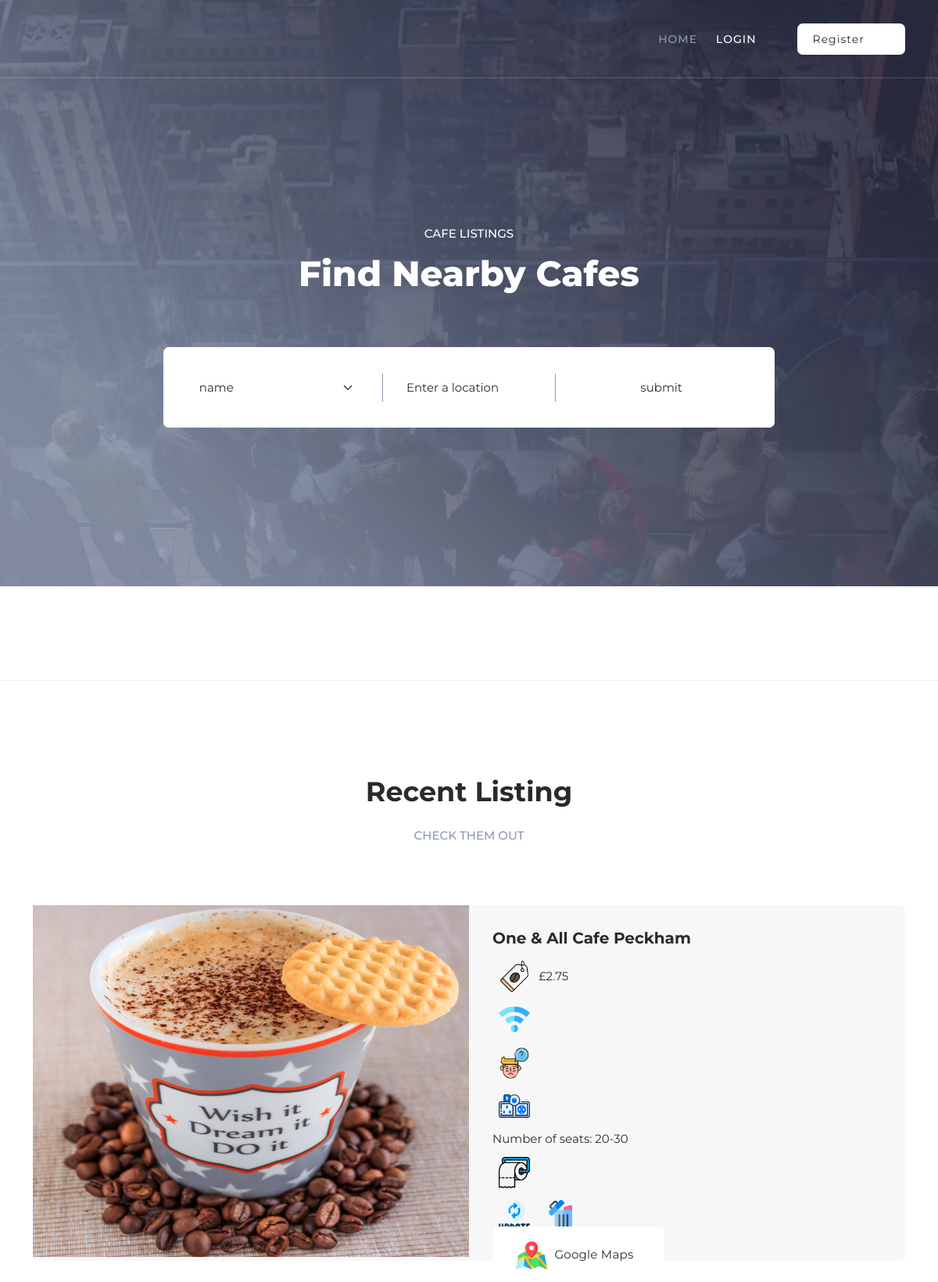
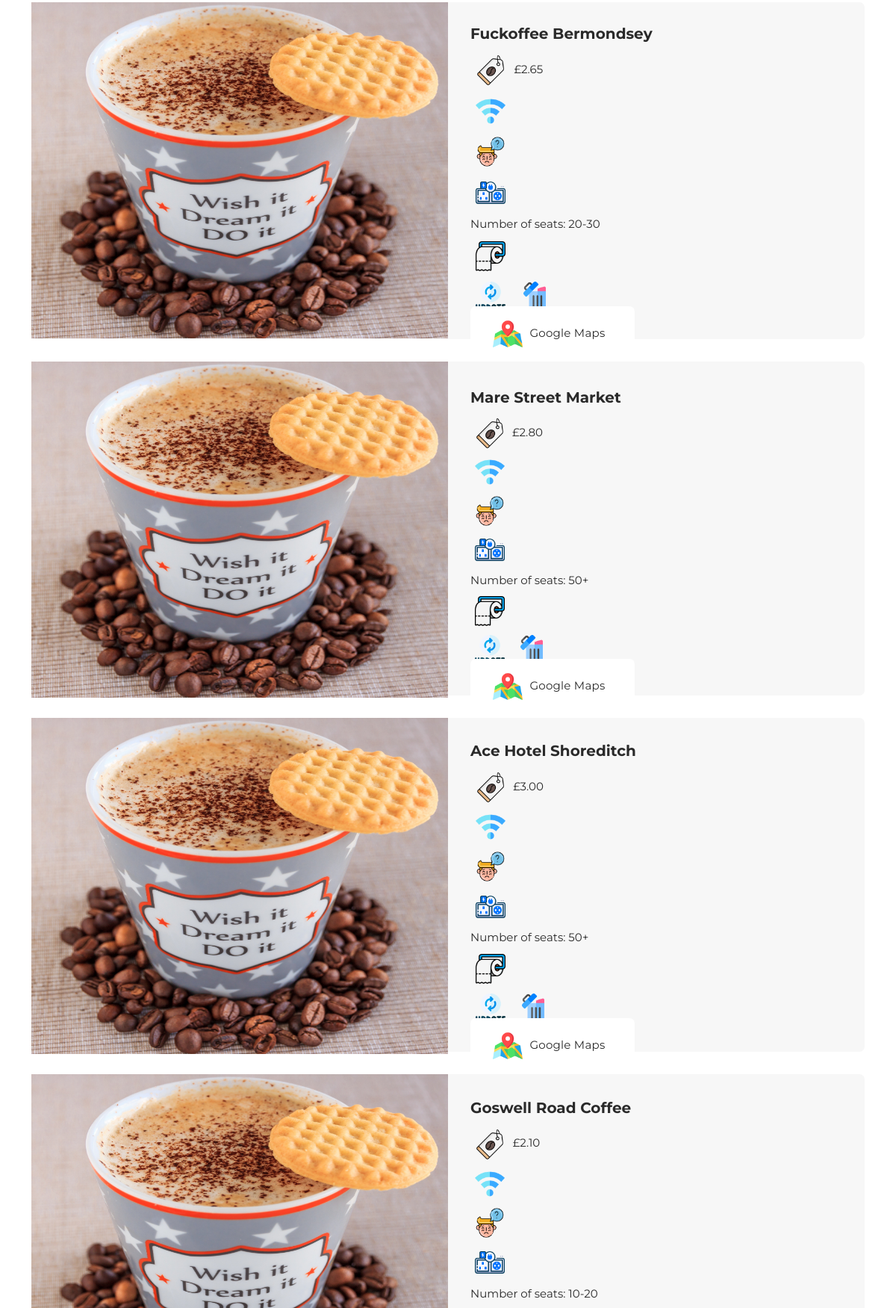
The page / (upper part) on the database its author committed (2 pictures, top to bottom).
### main.py (models this page shows)
class Cafe(db.Model):
    id = db.Column(db.Integer, primary_key = True)
    name = db.Column(db.String(250), unique = True, nullable = False)
    seats = db.Column(db.String(250), nullable=False)
    location = db.Column(db.String(200), nullable = False)
    map_url = db.Column(db.String(500),  nullable = False)
    img_url = db.Column(db.String(500), nullable = False)
    has_sockets = db.Column(db.Boolean, nullable = False)
    has_toilet = db.Column(db.Boolean, nullable = False)
    has_wifi = db.Column(db.Boolean, nullable = False)
    can_take_calls = db.Column(db.Boolean, nullable = False)
    coffee_price = db.Column(db.String(250), nullable = True)

### main.py (the view)
@app.route("/", methods = ["GET", "POST"])
def home():
    cafes = Cafe.query.all()
    form = SearchForm()
    if form.validate_on_submit():
        query_by = form.select.data
        keyword = form.query.data
        find_cafe_id = get_cafes(query_by, keyword, cafes)
        return redirect(url_for('cafe_listing', cafes = find_cafe_id))
    return render_template("index.html", cafes = cafes[:5], form = form)

### forms.py
class SearchForm(FlaskForm):
    select = SelectField("Fields",
                         choices=["name", "seats", "location", "map_url", "coffee_price"])
    query = StringField("Search", validators=[DataRequired(), Length(min=3)])
    submit = SubmitField("submit")

### templates/index.html (shortened to what this page needs)
{% include 'header.html' %}
  <div class="main-banner">
    <div class="container">
      <div class="row">
        <div class="col-lg-12">
          <div class="top-text header-text">
            <h6>Cafe Listings</h6>
            <h2>Find Nearby Cafes</h2>
          </div>
        </div>
        <div class="col-lg-12 ">
          <form id="search-form" class="forms" style="margin: 2% 15%; padding: 3%;" name="gs" method="post" >
              <div class="row">
              <div class="col-lg-4 align-self-center">
                  <fieldset>
                    {{ form.select(class_ = 'form-select') }}
                  </fieldset>
              </div>
              <div class="col-lg-4 align-self-center">
                  <fieldset>
                    {{ form.query(class_="searchText", placeholder="Enter a location") }}
                  </fieldset>
              </div>
              <div class="col-lg-4 align-self-center">
                      {{ form.submit(class_ = "main-button") }}
              </div>
              </div>
          </form>
        </div>
      </div>
    </div>
  </div>
  <div class="recent-listing">
    <div class="container">
      <div class="row">
        <div class="col-lg-12">
          <div class="section-heading">
            <h2>Recent Listing</h2>
            <h6>Check Them Out</h6>
          </div>
        </div>
        <div class="col-lg-12">
          <div class="owl-carousel owl-listing">
            <div class="item">
              <div class="row">
            {% if cafes %}
            {% for cafe in cafes %}
          <div class="col-lg-12">
                  <div class="listing-item">
                      <img class="img-img" src="{{ url_for('static', filename = 'assets/images/img.jpg') }} ">
                    <div class="right-content align-self-center">
                      <a href="#"><h4>{{cafe.name}}</h4></a>
                        <p>
                            <img class = "icon-img" src="{{ url_for('static', filename = 'assets/images/price-tag.png') }}">
                            {{ cafe.coffee_price }}
                        </p>
                         <p>
                             {% if cafe.has_wifi %}
                            <img class = "icon-img" src="{{ url_for('static', filename = 'assets/images/wifi.png') }}">
                             {% else %}
                            <img class = "icon-img" src="{{ url_for('static', filename = 'assets/images/no-wifi.png') }}">
                             {% endif %}
                        </p>
                        <p>
                            {% if cafe.can_take_calls %}
                        <img class = "icon-img" src="{{ url_for('static', filename = 'assets/images/customer-service.png') }}">
                        {% else %}
                         <img class = "icon-img" src="{{ url_for('static', filename = 'assets/images/no-customer-service.png') }}">
                        {% endif %}
                        </p>
                         <p>
                            {% if cafe.has_sockets%}
                        <img class = "icon-img" src="{{ url_for('static', filename = 'assets/images/socket.png') }}">
                        {% else %}
                        <img class = "icon-img" src="{{ url_for('static', filename = 'assets/images/no-socket.png') }}">
                        {% endif %}
                        </p>
                         <p>
                          Number of seats:
                             {{ cafe.seats }}
                        </p>
                         <p>
                            {% if cafe.has_toilet %}
                        <img class = "icon-img" src="{{ url_for('static', filename = 'assets/images/toilet.png') }}">
                        {% else %}
                         <img class = "icon-img" src="{{ url_for('static', filename = 'assets/images/no-toilet.png') }}">
                        {% endif %}
                        </p>
                      <div class="main-white-button">
                        <a href="{{cafe.map_url}}">
                            <img class = "icon-img" src="{{ url_for('static', filename = 'assets/images/map.png') }}">
                            Google Maps
                        </a>
                      </div>
                        <div>
<a href="{{ url_for('update_listing', cafe_id = cafe.id) }}"> <img class = "icon-img" src="{{ url_for('static', filename = 'assets/images/update.png') }}  "></a>
<a href="{{ url_for('delete_listing', cafe_id = cafe.id) }}"> <img class = "icon-img" src="{{ url_for('static', filename = 'assets/images/delete.png') }}  "></a>
                        </div>
                    </div>
                  </div>
                </div>
            {% endfor %}
            {% endif %}
              </div>
            </div>
          </div>
        </div>
      </div>
    </div>
  </div>

### templates/header.html (shortened to what this page needs)
<!DOCTYPE html>
<html lang="en">
  <head>
    <link href="https://cdn.jsdelivr.net/npm/bootstrap@5.3.0/dist/css/bootstrap.min.css" rel="stylesheet">
    <link rel="stylesheet" href="{{ url_for('static', filename = 'assets/css/fontawesome.css' ) }}">
    <link rel="stylesheet" href="{{ url_for('static', filename = 'assets/css/templatemo-plot-listing.css' ) }}">
    <link rel="stylesheet" href="{{ url_for('static', filename = 'assets/css/animated.css' ) }}">
    <link rel="stylesheet" href="{{ url_for('static', filename = 'assets/css/owl.css' ) }}">
  </head>
<body>
  <header class="header-area header-sticky wow slideInDown" data-wow-duration="0.75s" data-wow-delay="0s">
    <div class="container">
      <div class="row">
        <div class="col-12">
          <nav class="main-nav">
            <a href="{{ url_for('home') }}" class="logo">
            </a>
            <ul class="nav">
              <li><a href=" {{ url_for('home') }} " class="active">Home</a></li>
              {% if current_user.is_authenticated %}
              {% if current_user.id == 1 %}
              <li><a href="{{ url_for('edit_listing') }} ">Edit Listing</a></li>
              <li><a href="{{ url_for('add_listing') }} ">Add Listing</a></li>
              {% endif %}
              <li><a href="{{ url_for('logout') }} "><p style="color: white;">Logout</p></a></li>
           {% else %}
              <li><a href="{{ url_for('login') }} ">Login</a></li>
              <li><div class = "main-white-button"  ><a style="width = 100px;width: 138.4912px;" href="{{ url_for('register') }} ">Register</a></div></li>
              {% endif %}
            </ul>
          </nav>
        </div>
      </div>
    </div>
  </header>

### templates/footer.html (shortened to what this page needs)
</body>
</html>

### rows shown on the page
Cafe: name "One & All Cafe Peckham", coffee_price "£2.75", has_wifi True (drawn), can_take_calls False (drawn), has_sockets True (drawn), seats "20-30", has_toilet True (drawn)
Cafe: name "Fuckoffee Bermondsey", coffee_price "£2.65", has_wifi True (drawn), can_take_calls False (drawn), has_sockets True (drawn), seats "20-30", has_toilet True (drawn)
Cafe: name "Mare Street Market", coffee_price "£2.80", has_wifi True (drawn), can_take_calls False (drawn), has_sockets True (drawn), seats "50+", has_toilet True (drawn)
Cafe: name "Ace Hotel Shoreditch", coffee_price "£3.00", has_wifi True (drawn), can_take_calls False (drawn), has_sockets True (drawn), seats "50+", has_toilet True (drawn)
Cafe: name "Goswell Road Coffee", coffee_price "£2.10", has_wifi True (drawn), can_take_calls False (drawn), has_sockets True (drawn), seats "10-20"
